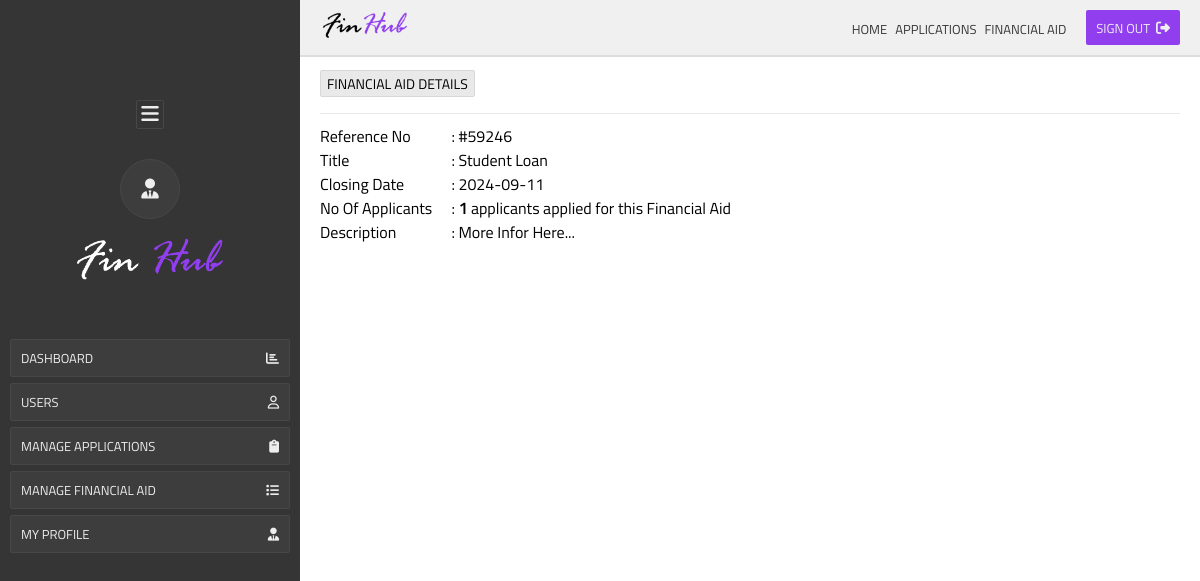
Page /bursary/details/1 (signed in) on the committed database.
### Finhub/models.py (models this page shows)
class Bursary(db.Model):
    __tablename__ = 'bursaries'
    id = db.Column(db.Integer, primary_key=True)
    closing_date = db.Column(db.DateTime(timezone=True))
    posted_date = db.Column(db.DateTime(timezone=True), default=func.now())
    number_of_applicants = db.Column(db.Integer)
    is_valid = db.Column(db.Boolean, unique=False, default=False)
    reference_number = db.Column(db.String(100), default="")
    title = db.Column(db.String(100), default="")
    company = db.Column(db.String(100), default="")
    description = db.Column(db.String(150), default="")
    certified_id_required = db.Column(db.Boolean, unique=False, default=False)
    matric_required = db.Column(db.Boolean, unique=False, default=False)
    academic_required = db.Column(db.Boolean, unique=False, default=False)
    unemployment_affidavit = db.Column(db.Boolean, unique=False, default=False)
    company_logo = db.Column(db.String(100), default="")

### Finhub/admin.py (the view)
@admin.route('/bursary/details/<id>')
@login_required
def bursary_details(id):
    if is_adminnistrator() == False:
        return redirect('/unauthorized-access')
    bursary = Bursary.query.get_or_404(int(id))
    return render_template("admin/bursary__details.html", bursary=bursary)

### Finhub/admin.py (called while the page is built)
def is_adminnistrator():
    logged_user = User.query.get(int(current_user.id))
    return logged_user.is_admin

### Finhub/templates/admin/bursary__details.html (shortened to what this page needs)
{% extends 'admin/admin__base__template.html' %}  {% block admin__content %}
<div class="dashboard__wrapper m__0">
  <div class="dashboard__content m__0">
    <p class="page__title tagline">Financial Aid Details</p>
    <div class="custom__hr"></div>
    <div class="tab__group">
      <p class="tab__label">Reference No</p>
      <p class="tab__value">: #{{bursary.reference_number}}</p>
    </div>
    <div class="tab__group">
      <p class="tab__label">Title</p>
      <p class="tab__value">: {{bursary.title}}</p>
    </div>
    <div class="tab__group">
      <p class="tab__label">Closing Date</p>
      <p class="tab__value">: {{bursary.closing_date.strftime('%Y-%m-%d')}}</p>
    </div>
    <div class="tab__group">
      <p class="tab__label">No Of Applicants</p>
      <p class="tab__value">
        : <b>{{bursary.number_of_applicants}}</b> applicants applied for this
        Financial Aid
      </p>
    </div>
    <div class="tab__group">
      <p class="tab__label">Description</p>
      <p class="tab__value">: {{bursary.description}}</p>
    </div>
  </div>
</div>
{% endblock %}

### Finhub/static/css/style.css (style rules this page uses)
*, *::after, *::before { padding: 0; margin: 0; box-sizing: border-box; }
.page__title { text-transform: uppercase; display: inline-block; font-size: 14px; font-weight: bolder; border-radius: var(--borderRadius); }
.tagline { display: inline-block !important; }
.custom__hr { width: 100%; height: 1px; background: var(--lightBorder); margin: 10px 0; }
.tab__group { display: grid; grid-template-columns: 1fr 6fr; gap: 10px; }
.tagline { background: var(--lightBorder); border: 1px solid var(--inputBorderColor); padding: 2px 6px; font-weight: lighter; display: inline-block; border-radius: var(--borderRadius); margin-bottom: 6px; }
.m__0 { margin: 0 !important; }

### Finhub/static/css/admin.css (style rules this page uses)
*, *::after, *::before { padding: 0; margin: 0; box-sizing: border-box; }
.dashboard__content { margin-top: 30px; }

### Finhub/static/css/variables.css (style rules this page uses)
:root { --primary: #913fee; --bodyBackground: #394775; --dark: #161616; --borderRadius: 2px; --light: #eeeeee; --inputBackground: #f1f1f1; --inputBackgroundDarker: #ececec; --lightBorder: #e9e9e9; --inputBorderColor: #d8d8d8; --dangerColor: #ec4444; --successColor: #54b946; --successBorder: #4ca840; --successColorTran: #cdffc6fd; --successBorderTrans: #a7eb9e; --dangerColorTran: #ffc6c6fd; --dangerBorderTrans: #eb9e9e; --primaryColorTran: #e8c6fffd; --primaryBorderTrans: #cc9eeb; --admin--nav: #f0f0f0; --admin--nav--border: #dddddd; --admin--dark: #353535; --admin--dark--trans: #3d3d3d; --admin--dark--trans--border: #474747; }

### rows in the picture
Bursary: reference_number "59246", title "Student Loan", closing_date "2024-09-11", number_of_applicants "1", description "More Infor Here..."
